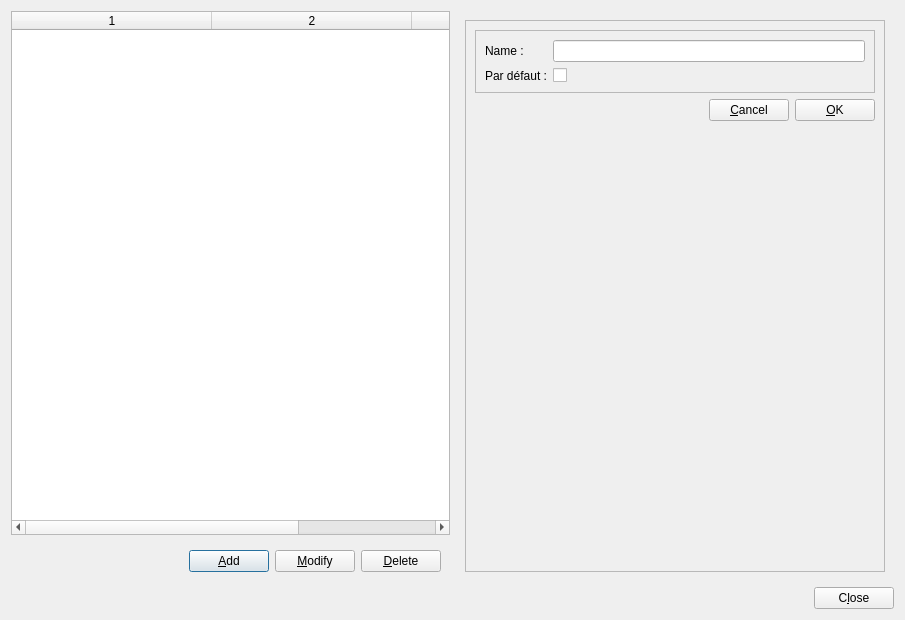
<?xml version="1.0" encoding="UTF-8"?>
<ui version="4.0">
 <class>subjectManagementFormClass</class>
 <widget class="QDialog" name="subjectManagementFormClass">
  <property name="geometry">
   <rect>
    <x>0</x>
    <y>0</y>
    <width>905</width>
    <height>620</height>
   </rect>
  </property>
  <property name="windowTitle">
   <string>Subject management</string>
  </property>
  <property name="windowIcon">
   <iconset resource="../res/global.qrc">
    <normaloff>:/global/TeacherHelperIcon.ico</normaloff>:/global/TeacherHelperIcon.ico</iconset>
  </property>
  <layout class="QVBoxLayout" name="verticalLayout">
   <item>
    <layout class="QHBoxLayout" name="horizontalLayout">
     <item>
      <layout class="QVBoxLayout" name="verticalLayout_2">
       <item>
        <widget class="QTableWidget" name="tableWidgeItems">
         <property name="editTriggers">
          <set>QAbstractItemView::NoEditTriggers</set>
         </property>
         <property name="alternatingRowColors">
          <bool>true</bool>
         </property>
         <property name="selectionMode">
          <enum>QAbstractItemView::SingleSelection</enum>
         </property>
         <property name="selectionBehavior">
          <enum>QAbstractItemView::SelectRows</enum>
         </property>
         <property name="columnCount">
          <number>3</number>
         </property>
         <attribute name="horizontalHeaderVisible">
          <bool>true</bool>
         </attribute>
         <attribute name="horizontalHeaderDefaultSectionSize">
          <number>200</number>
         </attribute>
         <attribute name="horizontalHeaderHighlightSections">
          <bool>false</bool>
         </attribute>
         <attribute name="horizontalHeaderStretchLastSection">
          <bool>true</bool>
         </attribute>
         <attribute name="verticalHeaderVisible">
          <bool>false</bool>
         </attribute>
         <attribute name="verticalHeaderStretchLastSection">
          <bool>false</bool>
         </attribute>
         <column/>
         <column/>
         <column/>
        </widget>
       </item>
       <item>
        <widget class="QFrame" name="frameActionButtons">
         <layout class="QHBoxLayout" name="horizontalLayout_4">
          <item>
           <spacer name="horizontalSpacer_3">
            <property name="orientation">
             <enum>Qt::Horizontal</enum>
            </property>
            <property name="sizeHint" stdset="0">
             <size>
              <width>40</width>
              <height>20</height>
             </size>
            </property>
           </spacer>
          </item>
          <item>
           <widget class="QPushButton" name="pushButtonAdd">
            <property name="text">
             <string>&amp;Add</string>
            </property>
            <property name="icon">
             <iconset resource="../res/global.qrc">
              <normaloff>:/global/add22.png</normaloff>:/global/add22.png</iconset>
            </property>
           </widget>
          </item>
          <item>
           <widget class="QPushButton" name="pushButtonModify">
            <property name="text">
             <string>&amp;Modify</string>
            </property>
            <property name="icon">
             <iconset resource="../res/global.qrc">
              <normaloff>:/global/edit22.png</normaloff>:/global/edit22.png</iconset>
            </property>
           </widget>
          </item>
          <item>
           <widget class="QPushButton" name="pushButtonDelete">
            <property name="text">
             <string>&amp;Delete</string>
            </property>
            <property name="icon">
             <iconset resource="../res/global.qrc">
              <normaloff>:/global/delete22.png</normaloff>:/global/delete22.png</iconset>
            </property>
           </widget>
          </item>
         </layout>
        </widget>
       </item>
      </layout>
     </item>
     <item>
      <widget class="QFrame" name="frame_1">
       <property name="minimumSize">
        <size>
         <width>0</width>
         <height>0</height>
        </size>
       </property>
       <property name="maximumSize">
        <size>
         <width>439</width>
         <height>16777215</height>
        </size>
       </property>
       <layout class="QVBoxLayout" name="verticalLayout_1">
        <item>
         <widget class="QFrame" name="frameDetails">
          <property name="frameShape">
           <enum>QFrame::StyledPanel</enum>
          </property>
          <property name="frameShadow">
           <enum>QFrame::Raised</enum>
          </property>
          <layout class="QGridLayout" name="gridLayout_2">
           <item row="0" column="0">
            <widget class="QFrame" name="frame">
             <property name="frameShape">
              <enum>QFrame::StyledPanel</enum>
             </property>
             <property name="frameShadow">
              <enum>QFrame::Raised</enum>
             </property>
             <layout class="QGridLayout" name="gridLayout">
              <item row="1" column="0">
               <widget class="QLabel" name="label">
                <property name="text">
                 <string>Name :</string>
                </property>
               </widget>
              </item>
              <item row="1" column="1">
               <widget class="QLineEdit" name="lineEditName"/>
              </item>
              <item row="2" column="0">
               <widget class="QLabel" name="label_2">
                <property name="text">
                 <string>Par défaut :</string>
                </property>
               </widget>
              </item>
              <item row="2" column="1">
               <widget class="QCheckBox" name="checkBoxIsDefault">
                <property name="text">
                 <string/>
                </property>
               </widget>
              </item>
             </layout>
            </widget>
           </item>
           <item row="1" column="0">
            <layout class="QHBoxLayout" name="horizontalLayout_2">
             <item>
              <spacer name="horizontalSpacer">
               <property name="orientation">
                <enum>Qt::Horizontal</enum>
               </property>
               <property name="sizeHint" stdset="0">
                <size>
                 <width>40</width>
                 <height>20</height>
                </size>
               </property>
              </spacer>
             </item>
             <item>
              <widget class="QPushButton" name="pushButtonCancel">
               <property name="text">
                <string>&amp;Cancel</string>
               </property>
               <property name="icon">
                <iconset resource="../res/global.qrc">
                 <normaloff>:/global/cancel22.png</normaloff>:/global/cancel22.png</iconset>
               </property>
              </widget>
             </item>
             <item>
              <widget class="QPushButton" name="pushButtonOK">
               <property name="text">
                <string>&amp;OK</string>
               </property>
               <property name="icon">
                <iconset resource="../res/global.qrc">
                 <normaloff>:/global/ok22.png</normaloff>:/global/ok22.png</iconset>
               </property>
              </widget>
             </item>
            </layout>
           </item>
           <item row="2" column="0">
            <spacer name="verticalSpacer">
             <property name="orientation">
              <enum>Qt::Vertical</enum>
             </property>
             <property name="sizeHint" stdset="0">
              <size>
               <width>20</width>
               <height>40</height>
              </size>
             </property>
            </spacer>
           </item>
          </layout>
         </widget>
        </item>
       </layout>
      </widget>
     </item>
    </layout>
   </item>
   <item>
    <layout class="QHBoxLayout" name="horizontalLayout_3">
     <item>
      <spacer name="horizontalSpacer_2">
       <property name="orientation">
        <enum>Qt::Horizontal</enum>
       </property>
       <property name="sizeHint" stdset="0">
        <size>
         <width>40</width>
         <height>20</height>
        </size>
       </property>
      </spacer>
     </item>
     <item>
      <widget class="QPushButton" name="pushButtonClose">
       <property name="text">
        <string>C&amp;lose</string>
       </property>
       <property name="icon">
        <iconset resource="../res/global.qrc">
         <normaloff>:/global/close22.png</normaloff>:/global/close22.png</iconset>
       </property>
      </widget>
     </item>
    </layout>
   </item>
  </layout>
 </widget>
 <tabstops>
  <tabstop>tableWidgeItems</tabstop>
  <tabstop>pushButtonAdd</tabstop>
  <tabstop>pushButtonModify</tabstop>
  <tabstop>pushButtonDelete</tabstop>
  <tabstop>lineEditName</tabstop>
  <tabstop>checkBoxIsDefault</tabstop>
  <tabstop>pushButtonOK</tabstop>
  <tabstop>pushButtonCancel</tabstop>
  <tabstop>pushButtonClose</tabstop>
 </tabstops>
 <resources>
  <include location="../res/global.qrc"/>
 </resources>
 <connections/>
</ui>
